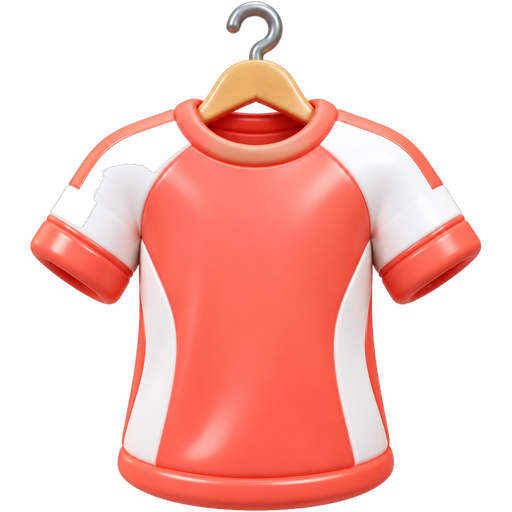
#> input picture Unity/Assets/Resources/Club/club-kit.png, 512 x 512 px
$ python compose_sheet.py ../../../Unity/Assets/Resources/Club/scene-pavilion.jpg ../../../Unity/Assets/Resources/Club/club-kit.png ../../../Unity/Assets/Resources/Club/club-kit.png ../../../Unity/Assets/Resources/Club/club-kit.png ../../../Unity/Assets/Resources/Club/club-kit.png ../../../Unity/Assets/Resources/Club/club-kit.png
#> lines starting #> are read from the running program, lines starting #| are printed output that depends on the picture
"""Before / current / NEW / reference sheet per hero + a band with each shoe alone next to the shoe reference (05).
python3 compose_sheet.py <hero> <old_sheet.jpg> <unity_dir_of_new_renders> <shoe_alone_dir> <05.jpg> <out.jpg> [footer text]
Layout (2850 px wide): title | label column + 3 rows (BEFORE, CURRENT, NEW) of 4 crops | reference panel (from the old sheet) | shoe band: 6 views of the new shoe alone + 05."""
import sys, os
from PIL import Image, ImageDraw, ImageFont

hero, old_p, ndir, adir, ref05_p, out_p = sys.argv[1:7]
foot = sys.argv[7] if len(sys.argv) > 7 else ''
old = Image.open(old_p).convert('RGB')
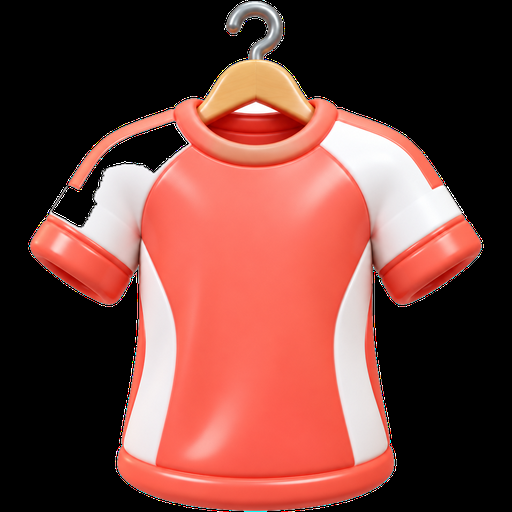
#> old: PIL image 512x512 RGB; mean R, G, B 114.9, 64.7, 58.3
W = old.width; assert W == 2850, W
#> after `W = old.width`: W = 512
#> (the run stopped early here; a loop or call above may not have finished)
